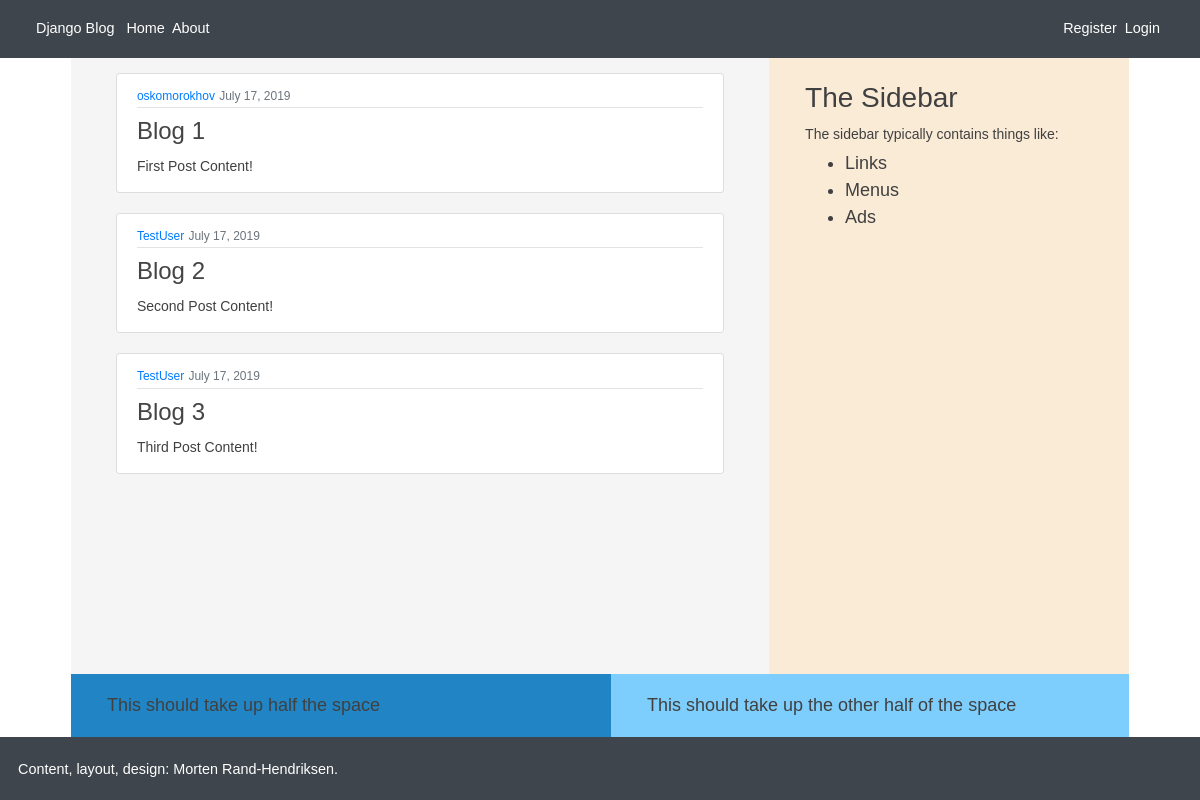
The page / on the database its author committed.
### blog/models.py (models this page shows, shortened)
class Post(models.Model):
    title = models.CharField(max_length=100)
    content = models.TextField()
    date_posted = models.DateTimeField(default=timezone.now)
    author = models.ForeignKey(User, on_delete=models.CASCADE)

### blog/views.py (the view)
# urls.py: path('', views.home, name='blog-home'),
def home(request):
    context = {
        'posts': Post.objects.all()
    }
    return render(request, 'blog/home.html', context)

### blog/templates/blog/home.html
{% extends "blog/base.html" %}
{% block content %}
{% for post in posts %}
<article class="media content-section">
    <div class="media-body">
        <div class="article-metadata">
            <small><a class="article-author" href="#">{{ post.author }}</a></small>
            <small class="text-muted">{{ post.date_posted|date:"F d, Y" }}</small>
        </div>
        <h4><a class="article-title" href="#">{{ post.title }}</a></h4>
        <p class="article-content">{{ post.content }}</p>
    </div>
</article>
{% endfor %}
{% endblock content %}

### blog/templates/blog/base.html (shortened to what this page needs)
{% load static %}
<!DOCTYPE html>
<html>
<head>
    <link rel="stylesheet" href="https://stackpath.bootstrapcdn.com/bootstrap/4.3.1/css/bootstrap.min.css"
>
    <link rel="stylesheet" type="text/css" href="{% static 'blog/main.css' %}">
</head>
<body>
    <div class="site">
        <header class="masthead">
            <small class="alignleft">
                <a href="/">Django Blog</a>&nbsp;&nbsp;
                <a href="{% url 'blog-home' %}">Home</a>&nbsp;
                <a href="{% url 'blog-about' %}">About</a>&nbsp;
            </small>
            <small class="alignright">
                {% if user.is_authenticated %}
                <a href="{% url 'profile' %}">Profile</a>&nbsp;
                <a href="{% url 'logout' %}">Logout</a>&nbsp;
                {% else %}
                <a href="{% url 'register' %}">Register</a>&nbsp;
                <a href="{% url 'login' %}">Login</a>&nbsp;
                {% endif %}
            </small>
        </header>
        <main id="content" role="main" class="main-content">
            <div class="container">
                {% block content %}{% endblock %}
            </div>
        </main>
        <aside class="sidebar">
            <h3>The Sidebar</h3>
            <p>The sidebar typically contains things like:</p>
            <ul>
                <li>Links</li>
                <li>Menus</li>
                <li>Ads</li>
            </ul>
        </aside>
        <aside class="twin">
            This should take up half the space
        </aside>
        <aside class="twin">
            This should take up the other half of the space
        </aside>
        <footer class="colophon grid">
            <aside><small>Content, layout, design: <a href="https://twitter.com/mor10" target="_blank"
                        rel="nofollow">Morten Rand-Hendriksen</a>.</small></aside>
        </footer>
    </div>
</body>
</html>

### blog/static/blog/main.css (style rules this page uses)
html { font-family: sans-serif; -webkit-text-size-adjust: 100%; -ms-text-size-adjust: 100%; }
body { margin: 0; }
body, button, input, select, textarea { color: #404040; font-family: 'Helvetica', Arial, sans-serif; font-size: 18px; line-height: 1.5; }
h1, h2, h3, h4 { margin: 0; padding: 5px 0; }
p { margin: 0; padding: 5px 0; font-size: 14px; }
.site { background: white; min-height: 100vh; }
.site a { text-decoration: none; }
ul { margin: 0; }
.masthead, .main-content, .sidebar, .twin, .footer { padding: 1em 2em; }
.main-content { background: whitesmoke; font-size: 15px; line-height: 1.5; }
.masthead { background: #3E454C; color: white; }
.masthead a { color: white; }
.sidebar { background: antiquewhite; }
.twin { background: #2185C5; }
.twin:last-of-type { background: #7ECEFD; }
.colophon { padding: 1em; background: #3E454C; color: white; }
.colophon a { color: white; }
.content-section { background: white; padding: 10px 20px; border: 1px solid #dddddd; border-radius: 3px; margin-bottom: 20px; }
.article-title { color: #444444; }
.article-content { white-space: pre-line; }
.article-metadata { padding-bottom: 1px; margin-bottom: 4px; border-bottom: 1px solid #e3e3e3 }

### rows shown on the page
Post: author "oskomorokhov", date_posted "July 17, 2019", title "Blog 1", content "First Post Content!"
Post: author "TestUser", date_posted "July 17, 2019", title "Blog 2", content "Second Post Content!"
Post: author "TestUser", date_posted "July 17, 2019", title "Blog 3", content "Third Post Content!"
